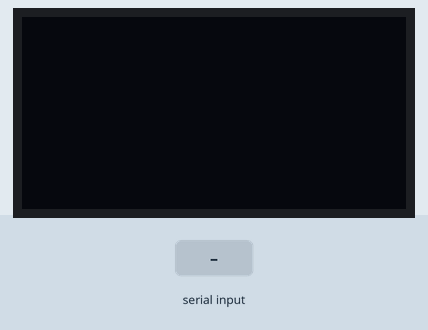
Recording of a program running on a simulated Raspberry Pi Pico running MicroPython. On the bench: 128×64 one-colour display. The test bench sets the inputs (shaded band). Library files of the repository ran but are not shown: ssd1306.py; what the program prints to the serial console is not drawn.

Above: at 1.2 s.
1.3 s: "1" received over the second serial link
At 2.5 s:
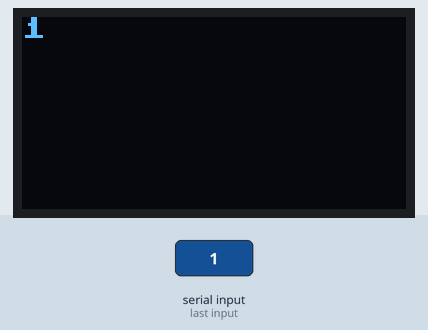
3.5 s: "0" received over the second serial link
At 5.0 s:
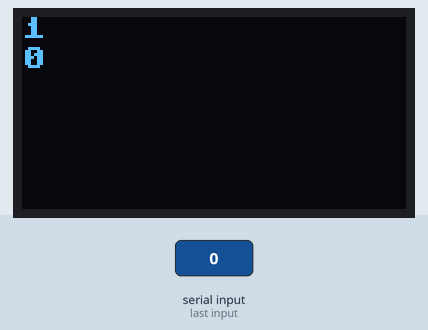
5.5 s: "2" received over the second serial link
At 6.4 s:
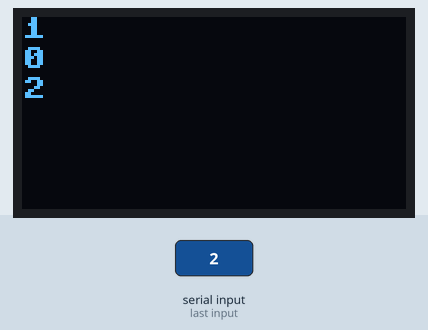
Timing chart, 0 to 8.5 s (numbered marks = the images above; inputs shaded):
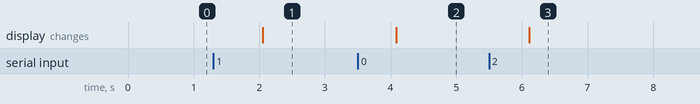

Measured:
- after the input at 1.3 s, the display: changes after 0.76 s (image 1)
- after the input at 3.5 s, the display: changes after 0.58 s (image 2)
- after the input at 5.5 s, the display: changes after 0.61 s (image 3)

The program:

uartDisplay.py
```python
from machine import Pin, UART, I2C
from time import sleep
from ssd1306 import SSD1306_I2C
import utime

def readUartBytes(uart, delay=1000):
    prvMills = utime.ticks_ms()
    resp = b""
    while (utime.ticks_ms()-prvMills)<delay:
        if uart.any():
            resp = b"".join([resp, uart.read(1)])
    return resp.decode()

# Create the UART
uart0 = UART(id=1, baudrate=9600, tx=Pin(4), rx=Pin(5))

# Create the Display object
i2cDisplay=I2C(0,sda=Pin(0), scl=Pin(1), freq=400000)
oled = SSD1306_I2C(128, 64, i2cDisplay)

# Print a command line
print("-"*50)
print("Ready to read the UART")

# Loop
y = 0
while True:
    print("reading data")
    data = readUartBytes(uart=uart0)
    if data != "":
        oled.text(data, 0, y)
        oled.show()
        y = y + 10
        if y > 60:
            y = 0
            oled.fill(0)
        
```
